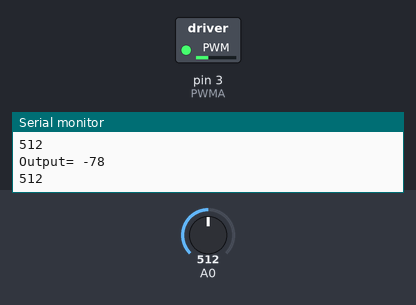
A sketch run on a simulated Arduino Uno, built with avr-gcc and run on an emulated ATmega328P. Shown: switched loads named in the sketch (green lamp = pin HIGH), the last lines printed to the serial monitor. The test bench sets the inputs (shaded band); at power-on: A0 = 512.

Above: at 1.2 s.
1.3 s: A0 set to 716
At 1.9 s:
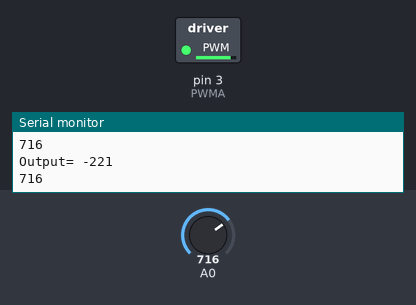
2.8 s: A0 set to 390
At 3.5 s:
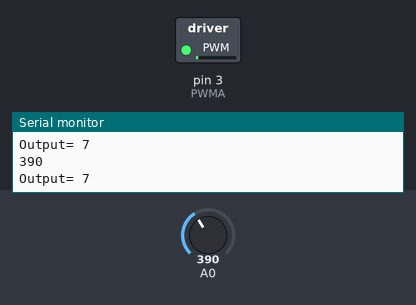
4.3 s: A0 set to 6
At 5.1 s:
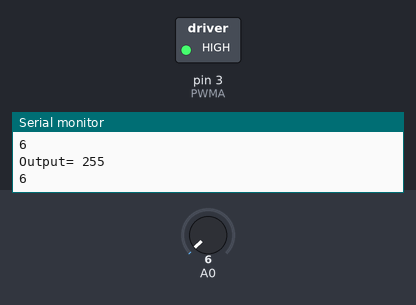
Timing chart, 0 to 7.3 s (numbered marks = the images above; inputs shaded):
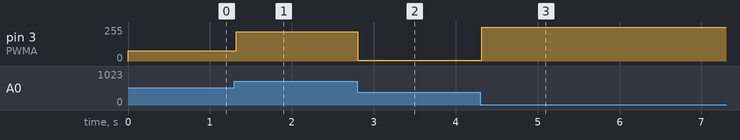

Measured:
- after the input at 1.3 s, pin 3 (PWMA): 78/255 → 221/255 at once
- after the input at 2.8 s, pin 3 (PWMA): 221/255 → 7/255 at once
- after the input at 4.3 s, pin 3 (PWMA): 7/255 → 255/255 at once

The sketch:

pitch_IMU_P.ino
```cpp
/********************* PINS ******************/
#define AIN1 4
#define AIN2 5
#define PWMA 3
#define MAX_OUT_CHARS 16

/* might change
Motor_PinA - Motor_pinB - Ground
    Red         Black
*/
/**************** VARIABLES *******************/
#define kP 0.7
#define ERROR_MARGIN 10
#define TARGET_POSITION 400

int t_pos, c_pos,error;
int pwm = 0;

char buffer[MAX_OUT_CHARS + 1];


// the setup routine runs once when you press reset:
void setup() {
  // initialize serial communication at 9600 bits per second:
  Serial.begin(9600);
  t_pos = TARGET_POSITION;
}

// the loop routine runs over and over again forever:
void loop() {
  while(true){
  // read the input on analog pin 0:
  int c_pos = analogRead(A0);
  // print out the value you read:
  Serial.println(c_pos);
  error = t_pos - c_pos;

    pwm = kP * error;

    if(pwm > 255){ pwm = 255;}
    else if(pwm < -255){ pwm = -255;}
    else{pwm = pwm;}

    if(pwm>0){
      clockwise();
      analogWrite(PWMA,pwm);
    }
    else if (pwm < 0 ) {
      c_clockwise();
      analogWrite(PWMA,-pwm);
    }
    else{
      clockwise();
      analogWrite(PWMA,0);
    }
    if(abs(error) < ERROR_MARGIN){
      analogWrite(PWMA,0);
    }
    sprintf(buffer, "Output= %d",pwm);
    Serial.println(buffer);
     }
}

void pid(){
    error = t_pos - c_pos;

    pwm = kP * error;

    if(pwm > 255){ pwm = 255;}
    else if(pwm < -255){ pwm = -255;}
    else{pwm = pwm;}

    if(pwm>0){
      clockwise();
      analogWrite(PWMA,pwm);
    }
    else if (pwm < 0 ) {
      c_clockwise();
      analogWrite(PWMA,-pwm);
    }
    else{
      clockwise();
      analogWrite(PWMA,0);
    }
    if(abs(error) < ERROR_MARGIN){
      analogWrite(PWMA,0);
    }
    sprintf(buffer, "Output= %d",error);
    Serial.println(buffer);

}
void clockwise(){
  digitalWrite(AIN1, HIGH);
  digitalWrite(AIN2, LOW);

}

void c_clockwise(){
  digitalWrite(AIN1, LOW);
  digitalWrite(AIN2, HIGH);
}
```
